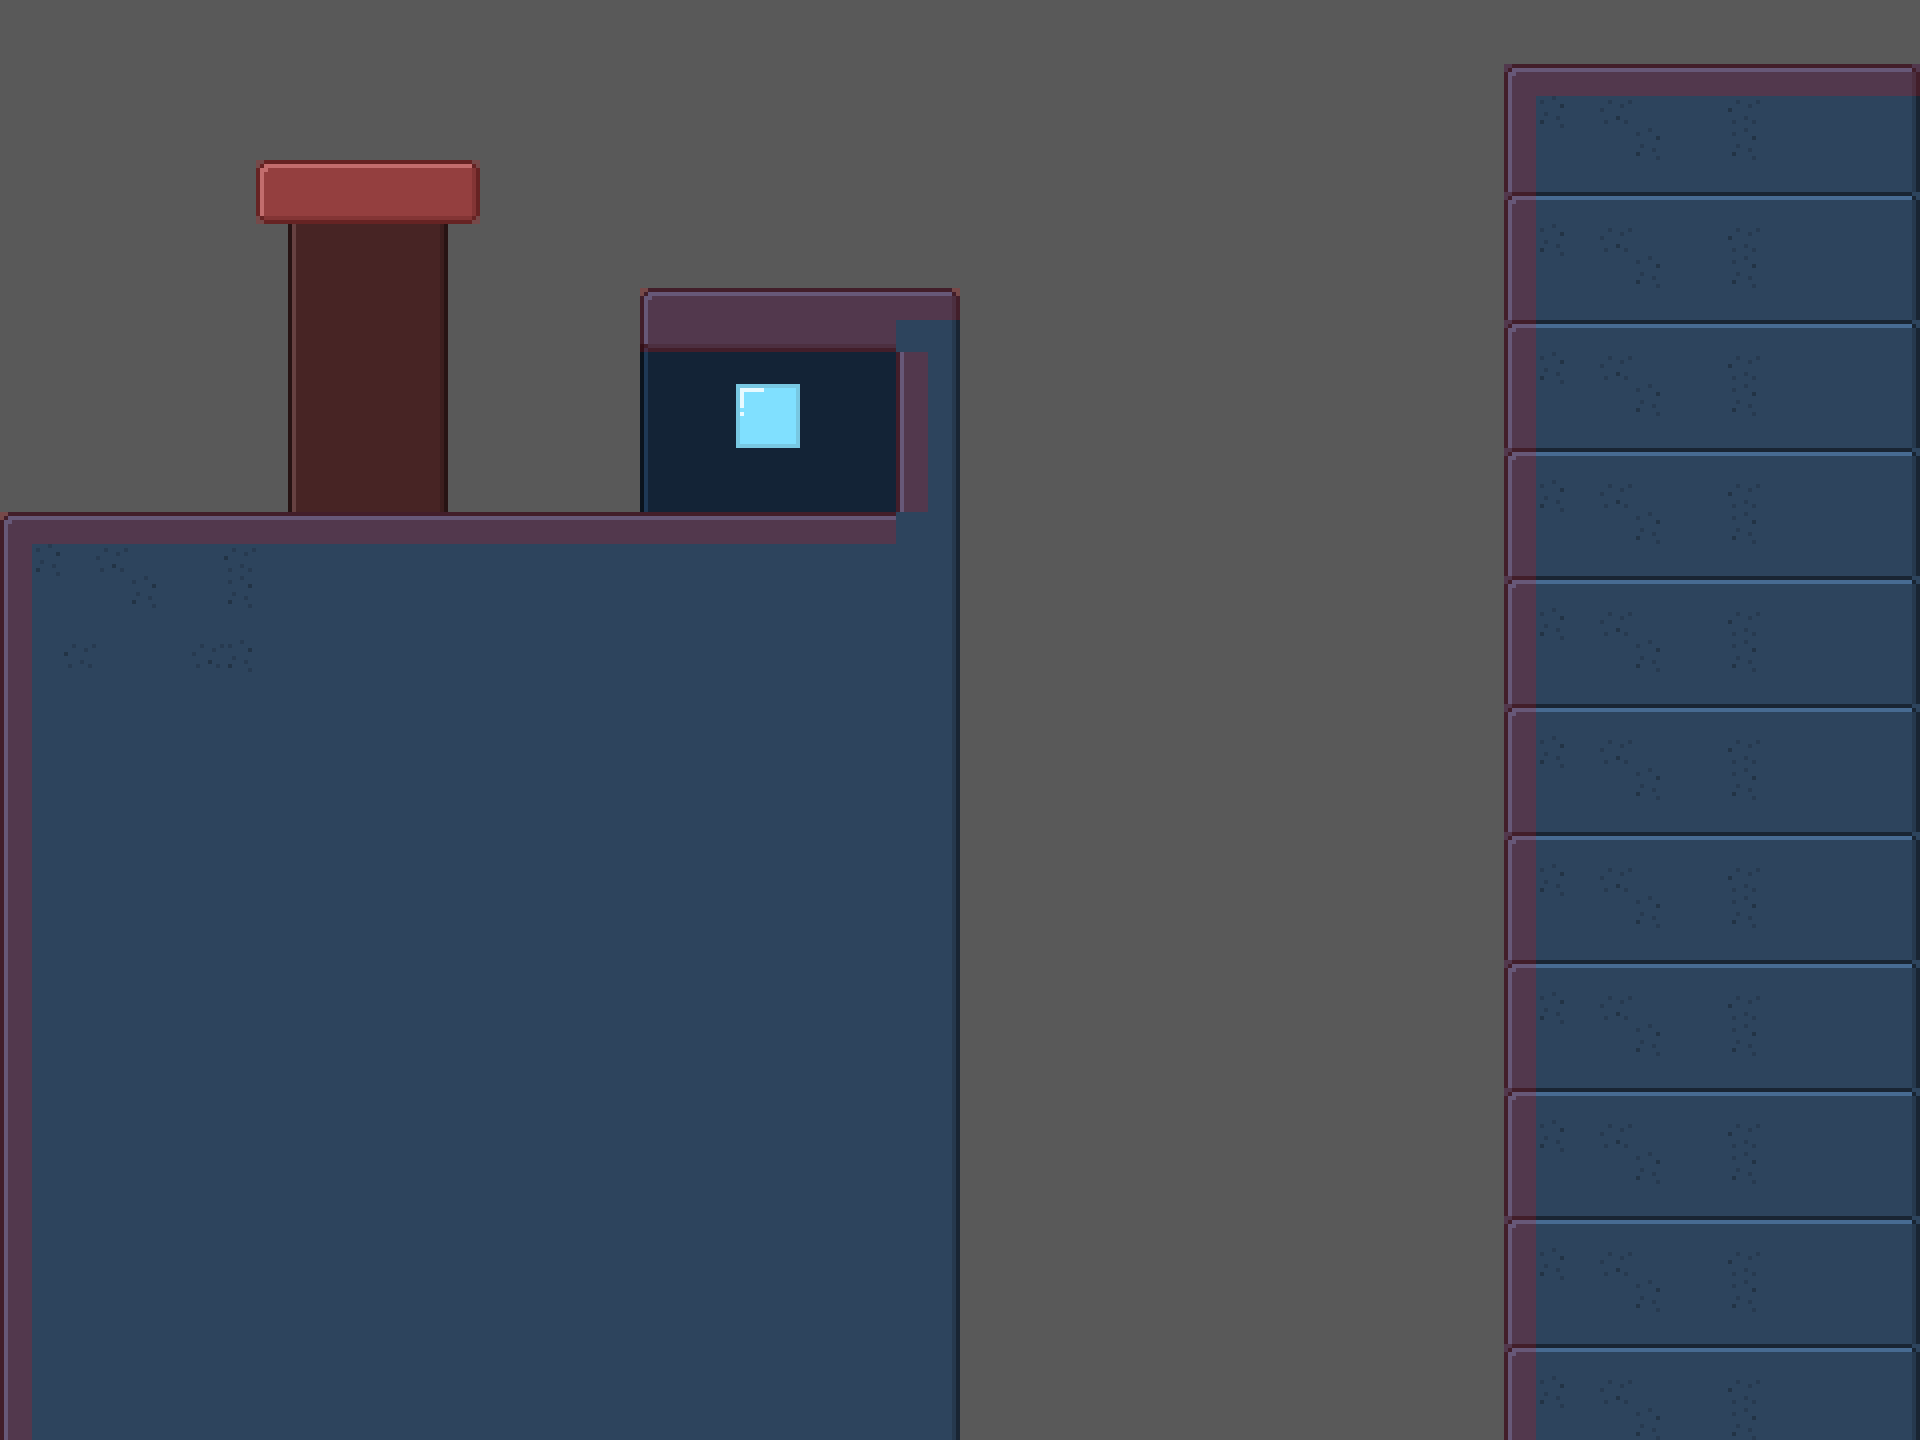

A level layout from a 2D game, rendered from its tile map. Below: a short description, then the map file with tile-grid data replaced by summaries:
An orthogonal 60x45 tile map with 32x32 px tiles, 3 tile layers (back, layer1, collision).

<map version="1.0" orientation="orthogonal" width="60" height="45" tilewidth="32" tileheight="32" backgroundcolor="#595959">
 <tileset firstgid="1" name="tileset" tilewidth="32" tileheight="32">
  <image source="../tileset.png" trans="ffffff" width="384" height="256" />
 </tileset>
 <layer name="back" width="60" height="45">
  <data>[2700 cells, 184 non-empty, 11 distinct tile ids]</data>
 </layer>
 <layer name="layer1" width="60" height="45">
  <data>[2700 cells, 1473 non-empty, 17 distinct tile ids]</data>
 </layer>
 <layer name="collision" width="60" height="45" opacity="0.18">
  <data>[2700 cells, 148 non-empty, 1 distinct tile ids]</data>
 </layer>
</map>
